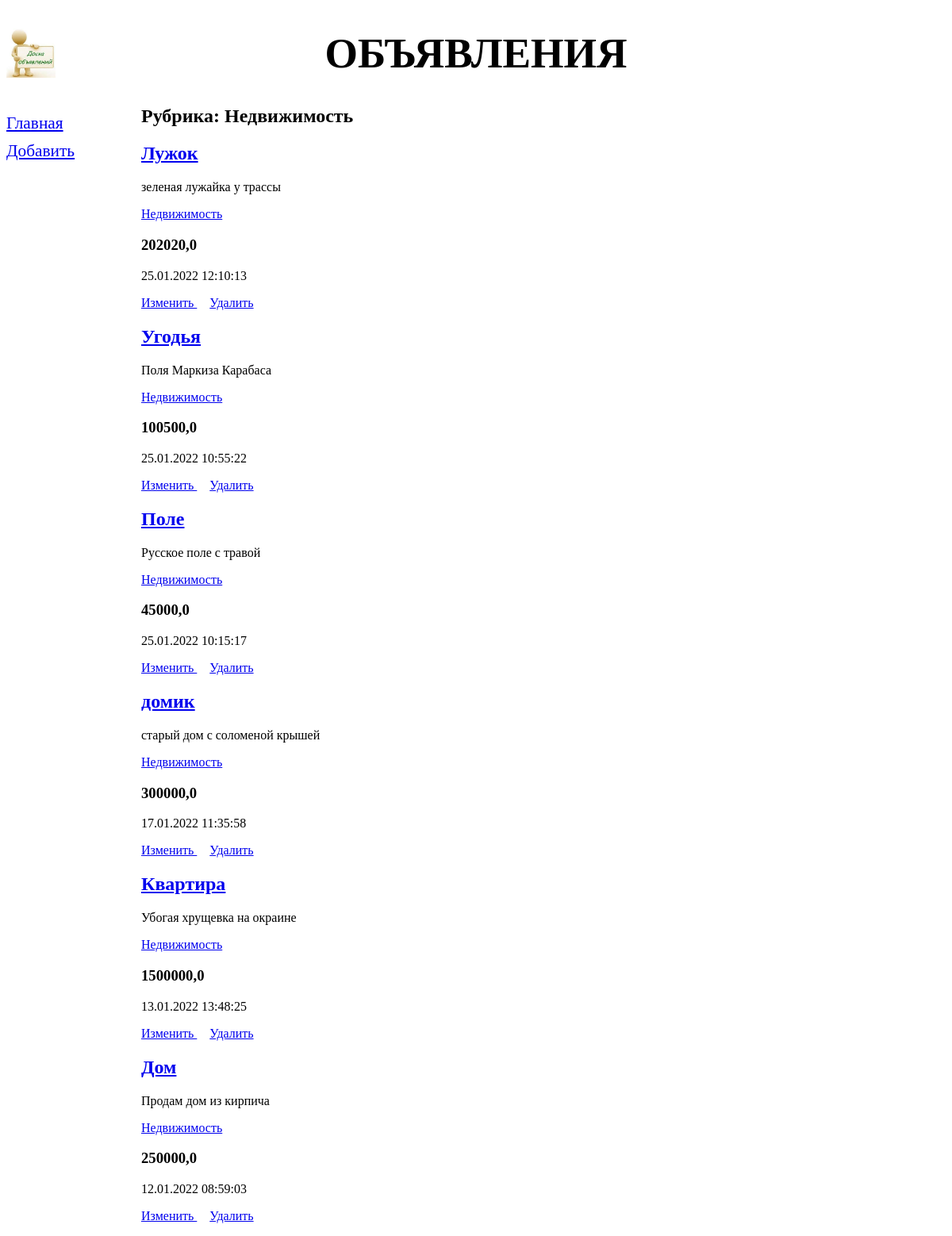
Screenshot of /bboard/1/ with the database file from the repository.
### bboard/models.py (models this page shows, shortened)
class Rubric(models.Model):
    name = models.CharField(max_length=20, db_index=True, verbose_name='Название')
    class Meta:
        verbose_name_plural = 'Рубрики'
        verbose_name = 'Рубрика'
        ordering = ['name']
        constraints = (
            models.CheckConstraint(check=models.Q(price_gte=0) & models.Q(price_lte=1000000),
                                   name='bboard_rubric_price_constraint'),
        )

class Bd(models.Model):
    KINDS = (
        (None, 'Выберите тип публикуемого объявления'),
        ('b', 'Куплю'),
        ('s', 'Продам'),
        ('c', 'Обменяю'),
    )
    title = models.CharField(max_length=50, verbose_name='Товар',
                             validators=[validators.RegexValidator(
                                 regex='^.{4,}$',
                                 message='Название должно быть длинее 4 символов',
                             )])
    content = models.TextField(null=True, blank=True, verbose_name='Описание')
    price = models.FloatField(null=True, blank=True, verbose_name='Цена',
                              validators=[validate_even, MinMaxValueValidator(10, 10000000)])
    published = models.DateTimeField(auto_now_add=True, db_index=True, verbose_name='Опубликовано')
    rubric = models.ForeignKey('Rubric', null=True, on_delete=models.PROTECT, verbose_name='Рубрика',)
    kind = models.CharField(max_length=1, choices=KINDS, blank=True)
    def title_and_price(self):
        if self.price:
            return '%s (%.2f)' % (self.title, self.price)
        else:
            return self.title
    title_and_price.short_description = 'Название и цена'
    class Meta:
        verbose_name = 'Объявление'
        verbose_name_plural = 'Объявления'
        ordering = ['-published']
        unique_together = ('title', 'published')

### bboard/views.py (the view)
# urls.py: path('<int:rubric_id>/', BdByRubricView.as_view(), name='by_rubric'),
class BdByRubricView(ListView):
    template_name = 'bboard/by_rubric.html'
    context_object_name = 'bbs'
    def get_queryset(self):
        return Bd.objects.filter(rubric=self.kwargs['rubric_id'])
    def get_context_data(self, **kwargs):
        context = super().get_context_data(**kwargs)
        context['rubric'] = Rubric.objects.all()
        context['current_rubric'] = Rubric.objects.get(pk=self.kwargs['rubric_id'])
        return context

### bboard/templates/bboard/by_rubric.html (shortened to what this page needs)
{% extends "layout/basic.html" %}
{% block content %}
    <h1>Рубрика: {{ current_rubric.name }}</h1>
    {% for bb in bbs %}
        <div>
          <h2><a href="{% url 'bboard:detail' pk=bb.pk %}">{{ bb.title }}</a></h2>
          <p>{{ bb.content }}</p>
          <p><a href="{% url 'bboard:by_rubric' bb.rubric.pk %}">{{bb.rubric.name}}</a><h3>{{ bb.price }}</h3></p>
          <p>{{ bb.published|date:"d.m.Y H:i:s" }}</p>
          <p> <a href="{% url 'bboard:edit' pk=bb.pk %}"> Изменить </a>  &nbsp;  &nbsp;
              <a href="{% url 'bboard:delete' pk=bb.pk %}"> Удалить </a>
          </p>
        </div>
    {% endfor %}
{% endblock %}

### rows the page displays
Rubric: name "Недвижимость"
Bd: title "Лужок", content "зеленая лужайка у трассы", rubric.name "Недвижимость", price "202020,0", published "25.01.2022 12:10:13"
Bd: title "Угодья", content "Поля Маркиза Карабаса", rubric.name "Недвижимость", price "100500,0", published "25.01.2022 10:55:22"
Bd: title "Поле", content "Русское поле с травой", rubric.name "Недвижимость", price "45000,0", published "25.01.2022 10:15:17"
Bd: title "домик", content "старый дом с соломеной крышей", rubric.name "Недвижимость", price "300000,0", published "17.01.2022 11:35:58"
Bd: title "Квартира", content "Убогая хрущевка на окраине", rubric.name "Недвижимость", price "1500000,0", published "13.01.2022 13:48:25"
Bd: title "Дом", content "Продам дом из кирпича", rubric.name "Недвижимость", price "250000,0", published "12.01.2022 08:59:03"
